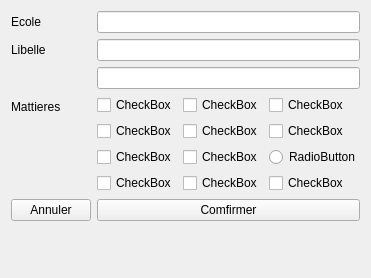
                  <widget class="QWidget" name="tabFilere">
                   <attribute name="title">
                    <string>FILIERE</string>
                   </attribute>
                   <layout class="QHBoxLayout" name="horizontalLayout_11">
                    <item>
                     <layout class="QFormLayout" name="formLayout_3">
                      <item row="0" column="0">
                       <widget class="QLabel" name="labelEcole_2">
                        <property name="text">
                         <string>Ecole</string>
                        </property>
                       </widget>
                      </item>
                      <item row="0" column="1">
                       <widget class="QLineEdit" name="ecoleEdit_2"/>
                      </item>
                      <item row="1" column="0">
                       <widget class="QLabel" name="labelNomFil_2">
                        <property name="text">
                         <string>Libelle</string>
                        </property>
                       </widget>
                      </item>
                      <item row="1" column="1">
                       <widget class="QLineEdit" name="editNomFil_2"/>
                      </item>
                      <item row="2" column="1">
                       <widget class="QLineEdit" name="editFiliere_2"/>
                      </item>
                      <item row="4" column="0">
                       <widget class="QPushButton" name="btnCancelFiliere_2">
                        <property name="text">
                         <string>Annuler</string>
                        </property>
                       </widget>
                      </item>
                      <item row="4" column="1">
                       <widget class="QPushButton" name="btnConfirmFiliere_2">
                        <property name="text">
                         <string>Comfirmer</string>
                        </property>
                       </widget>
                      </item>
                      <item row="3" column="0">
                       <widget class="QLabel" name="labelNoteClass_2">
                        <property name="text">
                         <string>Mattieres</string>
                        </property>
                       </widget>
                      </item>
                      <item row="5" column="1">
                       <spacer name="verticalSpacer_9">
                        <property name="orientation">
                         <enum>Qt::Vertical</enum>
                        </property>
                        <property name="sizeHint" stdset="0">
                         <size>
                          <width>20</width>
                          <height>40</height>
                         </size>
                        </property>
                       </spacer>
                      </item>
                      <item row="3" column="1">
                       <layout class="QGridLayout" name="gridLayout_3">
                        <item row="3" column="0">
                         <widget class="QCheckBox" name="checkBox_14">
                          <property name="text">
                           <string>CheckBox</string>
                          </property>
                         </widget>
                        </item>
                        <item row="0" column="0">
                         <widget class="QCheckBox" name="checkBox_15">
                          <property name="text">
                           <string>CheckBox</string>
                          </property>
                         </widget>
                        </item>
                        <item row="3" column="1">
                         <widget class="QCheckBox" name="checkBox_18">
                          <property name="text">
                           <string>CheckBox</string>
                          </property>
                         </widget>
                        </item>
                        <item row="0" column="1">
                         <widget class="QCheckBox" name="checkBox_17">
                          <property name="text">
                           <string>CheckBox</string>
                          </property>
                         </widget>
                        </item>
                        <item row="1" column="0">
                         <widget class="QCheckBox" name="checkBox_20">
                          <property name="text">
                           <string>CheckBox</string>
                          </property>
                         </widget>
                        </item>
                        <item row="3" column="2">
                         <widget class="QCheckBox" name="checkBox_16">
                          <property name="text">
                           <string>CheckBox</string>
                          </property>
                         </widget>
                        </item>
                        <item row="0" column="2">
                         <widget class="QCheckBox" name="checkBox_19">
                          <property name="text">
                           <string>CheckBox</string>
                          </property>
                         </widget>
                        </item>
                        <item row="2" column="0">
                         <widget class="QCheckBox" name="checkBox_21">
                          <property name="text">
                           <string>CheckBox</string>
                          </property>
                         </widget>
                        </item>
                        <item row="1" column="1">
                         <widget class="QCheckBox" name="checkBox_22">
                          <property name="text">
                           <string>CheckBox</string>
                          </property>
                         </widget>
                        </item>
                        <item row="2" column="1">
                         <widget class="QCheckBox" name="checkBox_23">
                          <property name="text">
                           <string>CheckBox</string>
                          </property>
                         </widget>
                        </item>
                        <item row="1" column="2">
                         <widget class="QCheckBox" name="checkBox_24">
                          <property name="text">
                           <string>CheckBox</string>
                          </property>
                         </widget>
                        </item>
                        <item row="2" column="2">
                         <widget class="QRadioButton" name="radioButton">
                          <property name="text">
                           <string>RadioButton</string>
                          </property>
                         </widget>
                        </item>
                       </layout>
                      </item>
                     </layout>
                    </item>
                   </layout>
                  </widget>
